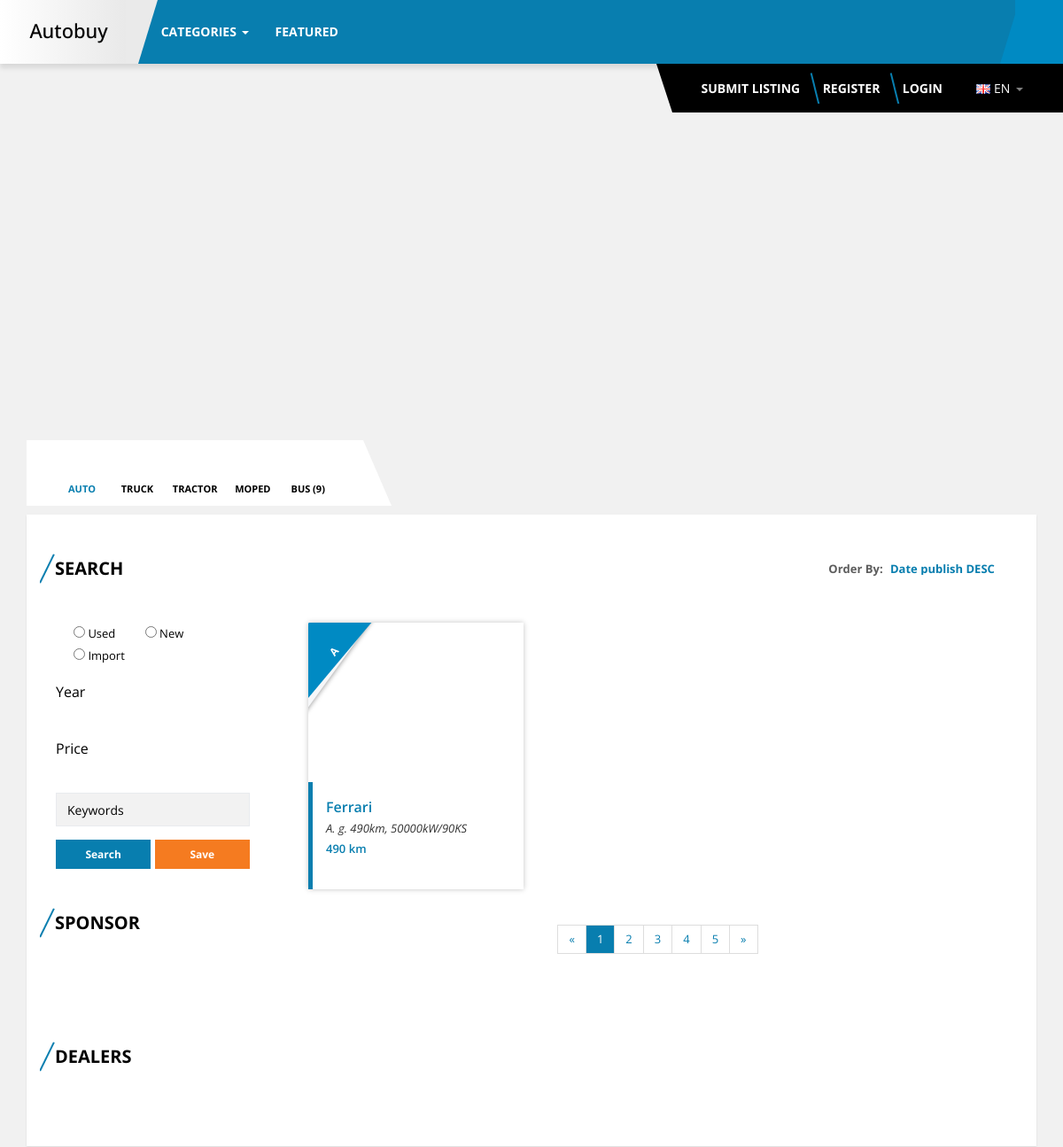
The app's page / (upper part), older data.
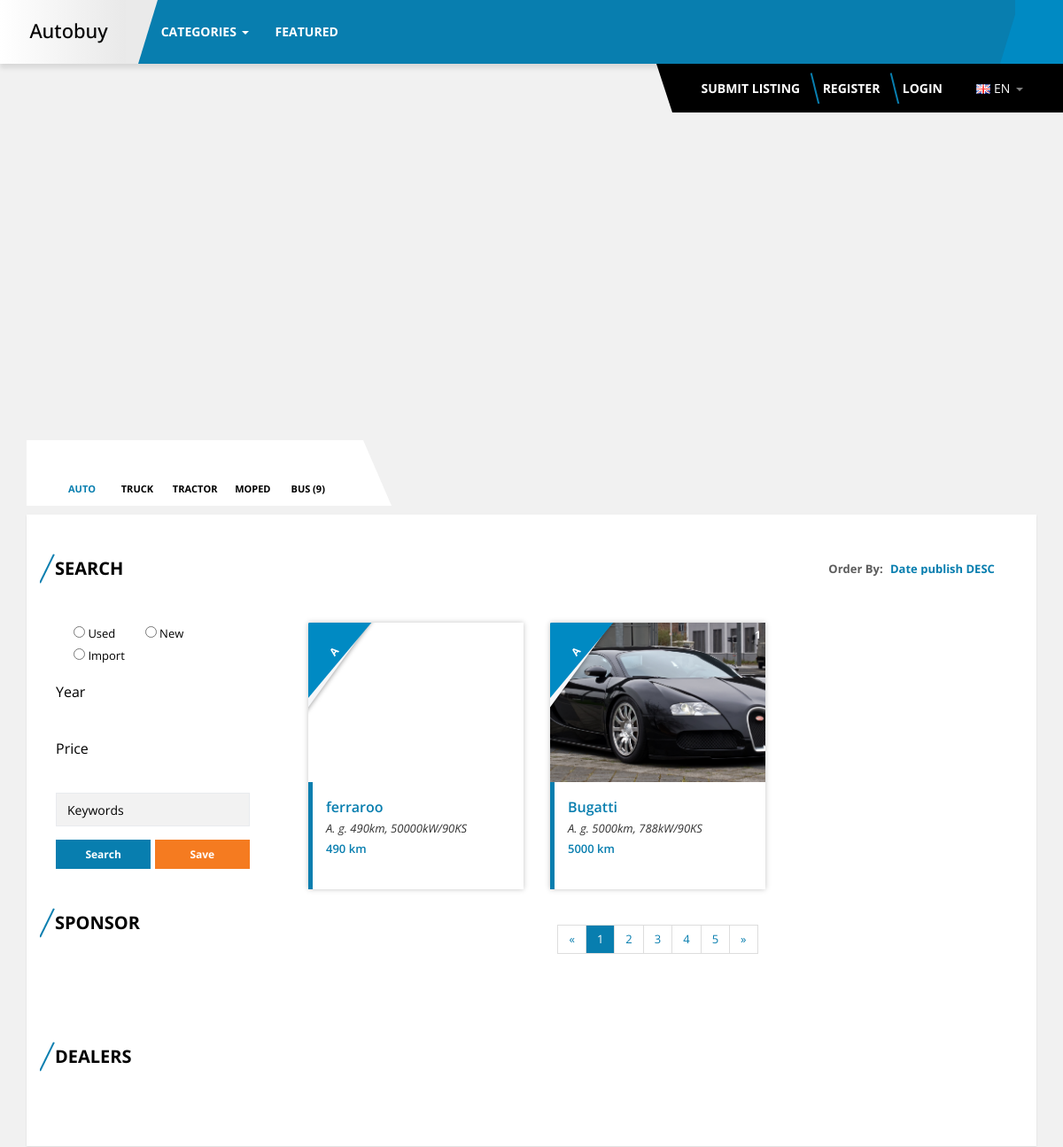
The same page, newer data.
### APP/models.py (models this page shows, shortened)
class Car(models.Model):
    title=models.TextField(blank=True, null=True)
    category=models.TextField(blank=True, null=True)
    power=models.IntegerField(blank=True, null=True)
    speed=models.IntegerField(blank=True, null=True)
    model=models.TextField(blank=True, null=True)
    make=models.TextField(blank=True, null=True)
    model_year=models.TextField(blank=True, null=True)
    transmission=models.TextField(blank=True, null=True)
    fuel_type=models.TextField(blank=True, null=True)
    image=models.ManyToManyField(Images)
    condition=models.TextField(blank=True, null=True)
    use_state=models.TextField(blank=True, null=True)
    user=models.ForeignKey(User, null=True,blank=True, on_delete=models.CASCADE)
    price=models.IntegerField(blank=True, null=True)
    phone = models.TextField(blank=True, null=True)
    email = models.TextField(blank=True, null=True)
    rating = models.IntegerField(blank=True, null=True)
    featured=models.BooleanField(default=False)
    slug = models.SlugField()
    paginate_by = 2
    def get_absolute_url(self):
        return reverse("APP:details", kwargs={
            'slug': self.slug
        })

class Images(models.Model):
    title =models.TextField()
    image = models.ImageField()

### APP/views.py (the view, shortened to what this page needs)
# urls.py: path("", views.IndexListView.as_view(), name="index"),
class IndexListView(ListView):
    model = Car
    template_name = "index.html"
    def get_context_data(self, **kwargs):
        context = super(IndexListView, self).get_context_data(**kwargs)
        context['cars'] = Car.objects.all()
        context['articles'] = Article.objects.all().order_by('-id')[:2]
        context['dealers'] = UserProfile.objects.filter(user_type__icontains="dealer").order_by('-id')[:3]
        return context

### APP/templates/index.html (shortened to what this page needs)
{% load static %}
<!DOCTYPE html>
<html lang="zxx">
 <head>
  <link href="{% static 'assets/libraries/font-awesome/css/font-awesome.min.css' %}" rel="stylesheet"/>
  <link href="{% static 'assets/libraries/tether/dist/css/tether.min.css' %}" rel="stylesheet"/>
  <link href="{% static 'assets/libraries/bootstrap/dist/css/bootstrap.min.css' %}" rel="stylesheet"/>
  <link href="{% static 'assets/css/bootstrap-select.min.css' %}" rel="stylesheet"/>
  <link href="{% static 'assets/libraries/bootstrap-colorpicker-master/dist/css/bootstrap-colorpicker.min.css' %}" rel="stylesheet"/>
  <link href="{% static 'assets/css/world-dealer.css' %}" rel="stylesheet"/>
  <link href="{% static 'assets/css/world-dealer-media.css' %}" rel="stylesheet"/>
  <link href="{% static 'assets/css/blueimp-gallery.min.css' %}" rel="stylesheet"/>
  <link href="{% static 'assets/css/custom.css' %}" rel="stylesheet"/>
  <link href="{% static 'assets/libraries/codemirror/lib/codemirror.css' %}" rel="stylesheet"/>
  <link href="{% static 'assets/libraries/nouislider/nouislider.css' %}" rel="stylesheet"/>
 </head>
 <body>
  <header class="header container container-palette affix-menu">
   <div class="top-bar color-primary">
    <div class="&lt;!--container--&gt;">
     <div class="top-bar-left">
      <div class="top-bar-body">
       <h1 class="website-title">
        <a data-hover="Autobuy" href="index.html">
         Autobuy
        </a>
       </h1>
      </div>
      <div class="skew-block">
      </div>
     </div>
     <div class="top-bar-center">
      <nav class="navbar mainmenu">
       <div class="container-fluid">
        <ul class="nav navbar-nav">
         <li class="dropdown">
          <a class="dropdown-toggle" data-toggle="dropdown" href="#">
           Categories
           <span class="caret">
           </span>
          </a>
         </li>
         <li class="nav-item dropdown dropdown-mega">
          <a class="dropdown-toggle" data-toggle="dropdown" href="#">
           Featured
          </a>
         </li>
          </ul>
       </div>
      </nav>
     </div>
     <div class="top-bar-right">
      <a class="search-btn color-secondary search-form-mini-open" href="#">
      </a>
     </div>
    </div>
   </div>
   <div class="sub-top-bar overflow hidden-xs">
    <div class="&lt;!--container--&gt;">
     <div class="block block-black block-left-up">
      <a class="btn-custom vert-line-l-r vert-line-orange link-effect-1" data-hover="Submint Listing" href="submit-listing">
       Submit Listing
      </a>
      <a class="btn-custom vert-line-l-r vert-line-primary link-effect-1" data-hover="Register" data-target="#registr-form" data-toggle="modal" href="#">
       Register
      </a>
      <a class="btn-custom vert-line-l-r vert-line-primary link-effect-1" data-hover="Login" data-target="#login-form" data-toggle="modal" href="#">
       Login
      </a>
      <div class="lang-manu lang-manu-custom dropdown">
       <button class="btn dropdown-toggle" data-toggle="dropdown" type="button">
        <img alt="" src="{% static 'assets/img/flags/en.png' %}"/>
        <span>
         EN
        </span>
        <span class="caret">
        </span>
       </button>
      </div>
     </div>
    </div>
   </div>
  </header>
  <div class="widget-video-top container container-palette section-xs">
   <div class="video-box">
    <video autoplay loop="">
     <source src="{% static 'assets/video/video-preview.mov' %}" type="video/mp4"/>
    </video>
   </div>
  </div>
  <main class="container container-overflow section">
   <div class="block block-white block-right-down widget-custom-filet-2">
     <label class="field-box">
      <span>
       <i class="icon-car-auto" onclick="showOutput2()">
       </i>
      </span>
      <span class="label-title">
       Auto
      </span>
     </label>
     <label class="field-box">
      <span>
       <i class="icon-car-kamion" onclick="showOutput3()">
       </i>
      </span>
      <span class="label-title">
       Truck
      </span>
     </label>
     <label class="field-box">
      <span>
       <i class="icon-car-bager" onclick="showOutput4()">
       </i>
      </span>
      <span class="label-title">
       Tractor
      </span>
     </label>
     <label class="field-box">
      <span>
       <i class="icon-car-moped" onclick="showOutput5()">
       </i>
      </span>
      <span class="label-title">
       Moped
      </span>
     </label>
     <label class="field-box">
      <span>
       <i class="icon-car-bus" onclick="showOutput6()">
       </i>
      </span>
      <span class="label-title">
       Bus (9)
      </span>
     </label>
   </div>
   <div class="box-fill box">
    <div class="row">
     <div class="col-sm-3">
      <div class="widget widge-search-right">
       <div class="widget-header vert-line-r-l vert-line-primary">
        <h2>
         Search
        </h2>
       </div>
       <div class="widget-content">
         <div class="form-group">
          <label class="checkbox-inline">
           <input id="used" name="use_state"  type="radio" value="used"/>
           Used
          </label>
          <label class="checkbox-inline">
           <input id="new" name="use_state"  type="radio" value="new"/>
           New
          </label>
          <label class="checkbox-inline">
           <input id="import" name="use_state" type="radio" value="import"/>
           Import
          </label>
         </div>
         <div class="form-group">
          <div class="scale-range" id="nonlinear-year">
           <label>
            Year
           </label>
          </div>
         </div>
         <div class="form-group">
          <div class="scale-range" id="nonlinear-price">
           <label>
            Price
           </label>
          </div>
         </div>
         <div class="form-group">
          <input class="form-control" id="keyword" name="keyword" placeholder="Keywords" type="text"/>
         </div>
         <div class="form-group submit-box">
          <button class="btn btn-custom btn-custom-primary color-primary" type="button"  onclick="showOutput()">
           <i class="fa fa-search">
           </i>
           Search
          </button>
          <button class="btn btn-custom btn-custom-warning" type="button">
           <i class="fa fa-floppy-o">
           </i>
           Save
          </button>
         </div>
       </div>
      </div>
      <aside class="widget widget-ads hidden-xs">
       <div class="widget-header vert-line-r-l vert-line-primary">
        <h2>
         Sponsor
        </h2>
       </div>
       <div class="widget-content">
        <a href="#">
        </a>
       </div>
      </aside>
      <div class="widget widgt-agents hidden-xs">
       <div class="widget-header vert-line-r-l vert-line-primary">
        <h2>
         Dealers
        </h2>
       </div>
      </div>
     </div>
     <div class="col-sm-9">
      <div class="widget widget-recentproperties">
       <div class="widget-header clearfix">
        <div class="properties-filter pull-right">
         <div class="form-group">
          <span>
           Order By:
          </span>
          <select class="form-control text-color-primary" id="search" name="filter">
           <option value="0">
            Date publish DESC
           </option>
          </select>
         </div>
        </div>
       </div>
       <div class="widget-content properties-grid">
        <div class="row">
          {% for car in cars %}
         <div class="col-md-4 col-sm-6">
          <div class="thumbnail thumbnail-property features">
           <div class="property-image">
             {% for item in car.image.all %}
            {% if forloop.first %}
            <img alt="car" src="{% get_media_prefix %}{{item.image}}"/>
            {% endif %}
            {% endfor %}
            <div class="image-count">
             <i class="icon-image">
             </i>
             <span>
              {{car.image.all.count}}
             </span>
            </div>
            <div class="budget budget-used">
             <div class="budget-mask">
              <span>
              {{car.condition}}
              </span>
             </div>
            </div>
           </div>
           <div class="caption">
            <div class="anchor">
             <a class="" onclick="{{car.slug}}bookmark()">
              <i class="fa fa-bookmark">
              </i>
             </a>
            </div>
            <h3 class="property-title">
             <a href="listing.html">
            {{car.title}}
             </a>
            </h3>
            <p class="property-description">
             {{car.model}}. g. {{car.speed}}km, {{car.power}}kW/90KS
            </p>
            <span class="property-field">
             {{car.speed}} km
            </span>
            <div class="property-ratings">
             <i class="icon-star-ratings-{{car.rating}}">
             </i>
            </div>
           </div>
          </div>
         </div>
         {% endfor %}
        </div>
        <nav aria-label="Page navigation" class="text-center">
         <ul class="pagination">
          <li>
           <a aria-label="Previous" href="#">
            <span aria-hidden="true">
             «
            </span>
           </a>
          </li>
          <li>
           <a class="active" href="#">
            1
           </a>
          </li>
          <li>
           <a href="#">
            2
           </a>
          </li>
          <li>
           <a href="#">
            3
           </a>
          </li>
          <li>
           <a href="#">
            4
           </a>
          </li>
          <li>
           <a href="#">
            5
           </a>
          </li>
          <li>
           <a aria-label="Next" href="#">
            <span aria-hidden="true">
             »
            </span>
           </a>
          </li>
         </ul>
        </nav>
       </div>
      </div>
     </div>
    </div>
   </div>
  </main>
 </body>
</html>

### APP/static/assets/css/custom.css (style rules this page uses)
.color-primary { background-color: #087eaf !important; }
.text-color-primary { color: #087eaf !important; }
.thumbnail-property .property-title a,.primary-hover, .text-color-primary, .agent-list-result .contact span.mail a, .pagination>li>a,.pagination>li>span,.pagination>li>a:focus,.pagination>li>a:hover,.pagination>li>span:focus,.pagination>li>span:hover, .anchor.active i,.anchor i:hover,a,.thumbnail-property .property-field, .thumbnail-property-list .media-right .property-title a,.thumbnail-property-list .media-right .property-title, .widget-custom-filet-2 .field-box input[type="radio"]:checked ~ .label-title, .grid-type a:hover, .grid-type a.active { color: #087eaf; }
[class*="icon-star-ratings"]:after { color: #087eaf !important; }
.owl-theme .owl-controls .owl-page.active span, .owl-theme .owl-controls .owl-page:hover span, .owl-theme .owl-controls.clickable .owl-buttons div:hover, .treefield-categories .treefield-box-item:hover, .pagination li a:hover, .pagination li a.active, .treefield-categories-list .treefield-box-item:hover, .thumbnail-property .property-title a:hover, .primary-hover:hover, .vert-line-primary:before, .thumbnail-property.features .caption:before, .dropdown-menu>.active>a, .dropdown-menu>.active>a:focus, .dropdown-menu>.active>a:hover .scale-range .noUi-target .noUi-handle { background-color: #087eaf; }
.color-secondary { background: #008ac3 !important; }
body { background: rgb(241, 241, 241) none repeat scroll 0% 0% / auto padding-box border-box; background-size: auto; }

Row changes from the older to the newer data that the page shows:
changed Car: title "Ferrari" → "ferraroo"
added Car: image.all.count "1", condition "A", title "Bugatti", model "A", speed "5000", power "788", rating 5 (drawn)
added Images: image (picture)
